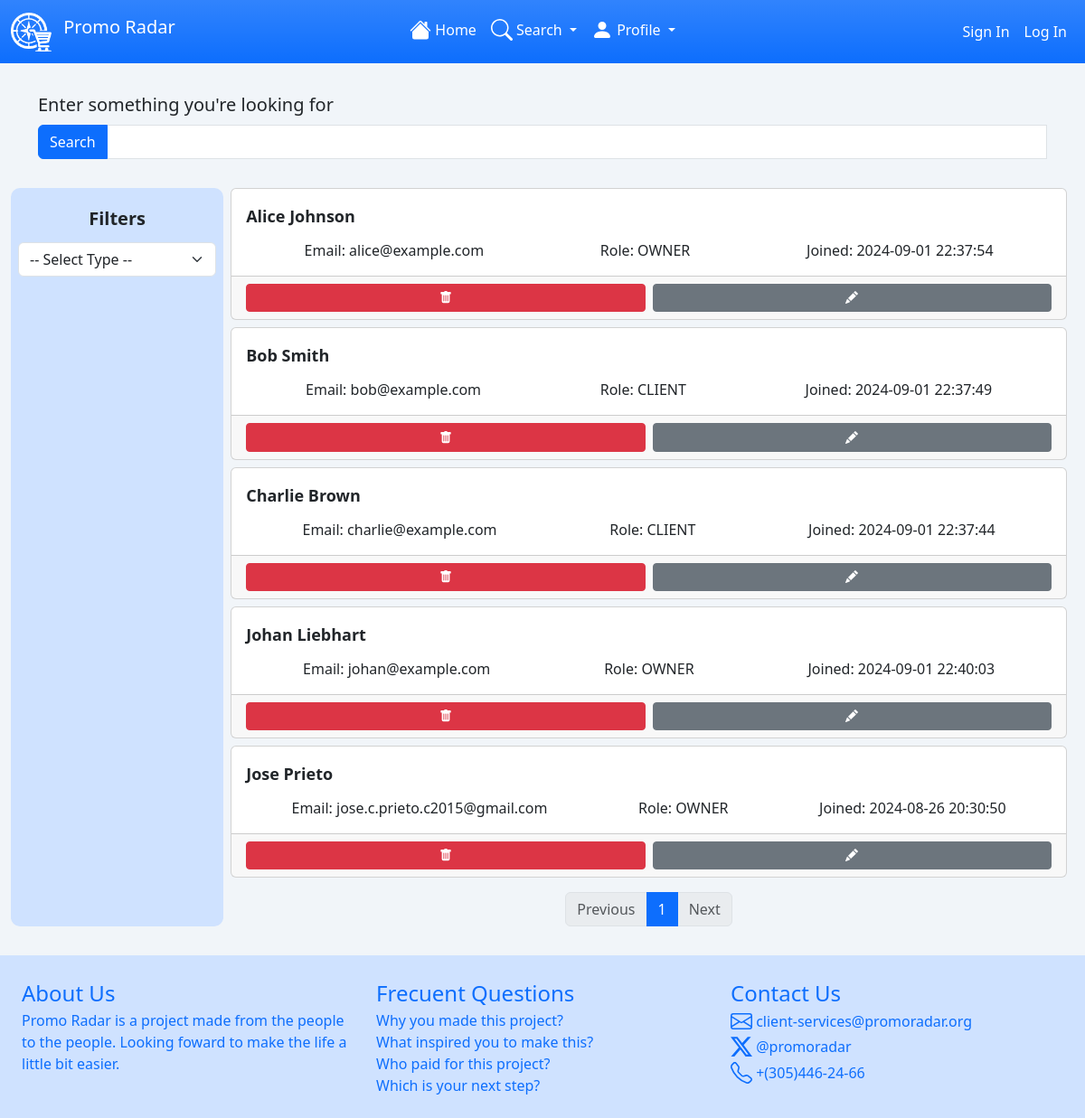
The page /users/all on the database as committed earlier.
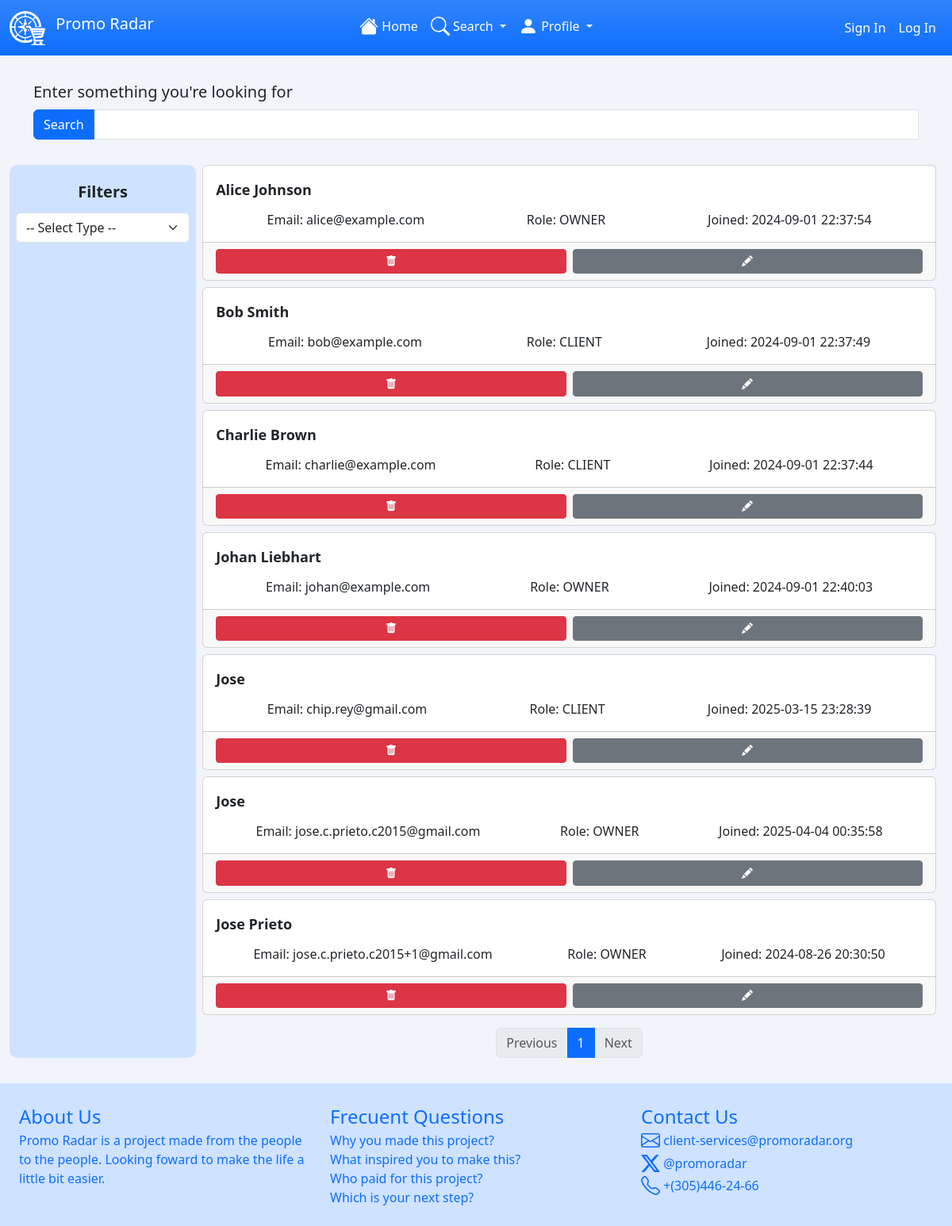
The same page on the database as committed later.
### tables this page shows
CREATE TABLE users (
    created_at TIMESTAMP DEFAULT CURRENT_TIMESTAMP,
     id INTEGER PRIMARY KEY AUTOINCREMENT,
    name TEXT NOT NULL,
    email TEXT UNIQUE,
    password TEXT,
    role TEXT DEFAULT 'CLIENT' CHECK (role IN ('ADMIN', 'OWNER', 'CLIENT')) 
);

### routes/users_route.py (the view)
@users_bp.route("/all", methods=["GET"])
def find_all():
    page = request.args.get("page", None)
    to_json = request.args.get("json", False)
    name = request.args.get("name", "")
    type = request.args.get("type", None)
    [start_pagination, end_pagination] = set_pagination(page)
    [response, count] = get_all(name, type, start_pagination, end_pagination)
    if to_json:
        return jsonify({"data": response, "count": count, "pages": count / 12})
    return render_template(
        "/admin/users_manager.html",
        users=response,
        count=count,
        pages=count / 12,
    )

### helpers.py (called while the page is built)
def set_pagination(page: str | None = None, perPage: int | None = 12):
    if page == None or page == 1 or page == "":
        start_pagination = 0
        end_pagination = perPage
    else:
        start_pagination = (int(page) - 1) * perPage
        end_pagination = start_pagination + perPage
    return [int(start_pagination), int(end_pagination)]

def dict_factory(cursor, row):
    d = {}
    for idx, col in enumerate(cursor.description):
        d[col[0]] = row[idx]
    return d

def like_string(string):
    return "%" + str(string) + "%"

def limit_or_pagination(limited, start_page, end_page):
    if (start_page != None and end_page != None) and not (
        isinstance(start_page, int) and isinstance(end_page, int)
    ):
        raise ValueError("start_page and end_page must be integers.")
    limited_clause = "LIMIT 5" if limited else ""
    pagination_clause = (
        f"LIMIT {int(end_page)} OFFSET {start_page}"
        if start_page is not None and end_page is not None and not limited
        else ""
    )
    return f"{limited_clause} {pagination_clause}"

### templates/admin/users_manager.html (shortened to what this page needs)
{% extends 'base.html' %}
{% block content %}
<form id="search__for" class="tw-flex tw-flex-col tw-w-full"
    onsubmit="event.preventDefault(); return getResults(this);">
    <div class="container tw-mb-4">
        <p class="tw-text-xl tw-mb-2">
            Enter something you're looking for </p>
        <div id="search__input" class="input-group mb-3">
            <button class="btn btn-primary" id="submit__search__button" type="submit">Search</button>
            <input type="text" name="name" value="{{keyword}}" class="form-control">
        </div>
    </div>
    <div class="tw-flex">
        <div id="search__sidebar"
            class="bg-primary-subtle text-color-baseblue p-2 tw-w-1/5 tw-rounded-[10px] tw-min-w-min">
            <p class="tw-text-center tw-text-xl tw-font-semibold tw-m-3">Filters</p>
            <select class="form-select flex-grow" aria-label=".form-select-lg example" name="filter"
                id="filter__options">
                <option value="" selected="selected" disabled>-- Select Type --</option>
            </select>
        </div>
        <div id="search__container" class="tw-w-4/5 px-2">
            <div class="tw-gap-2 tw-flex tw-flex-col" id="search__elements">
                {% for user in users %}
                <div class="card">
                    <div>
                        <div class="card-body tw-flex tw-flex-col tw-gap-1">
                            <p class="card-title tw-text-lg tw-font-semibold">{{user.name}}</p>
                            <div class="tw-flex tw-justify-around">
                                <span>Email: {{user.email}}</span>
                                <span>Role: {{user.role}}</span>
                                <span>Joined: {{user.created_at}}</span>
                            </div>
                        </div>
                    </div>
                    <div class="card-footer tw-flex tw-gap-2">
                        <button type="button" class="btn btn-danger btn-sm tw-w-1/2" onclick="goDelete(event.target)"
                            id="{{user.id}}"><img
                                src="{{ url_for('static', filename='bootstrap-icons/trash-fill.svg') }}" alt="Logo"
                                width="14" height="10" class="d-inline-block text-light mb-1" id="{{user.id}}"></button>
                        <button type="button" class="btn btn-secondary btn-sm tw-w-1/2" id="{{user.id}}"
                            onclick="goEdit(event.target)"><img
                                src="{{ url_for('static', filename='bootstrap-icons/pencil-fill.svg') }}" alt="Logo"
                                width="14" height="10" class="d-inline-block text-light mb-1" id="{{user.id}}"></button>
                    </div>
                </div>
                {% endfor %}
            </div>
            <div id="pagination" class="tw-mt-4"></div>
        </div>
    </div>
</form>
{% endblock %}

Rows that differ between the two databases and show on the page:
added users: name "Jose", email "chip.rey@gmail.com", role "CLIENT", created_at "2025-03-15 23:28:39"
added users: name "Jose", email "jose.c.prieto.c2015@gmail.com", role "OWNER", created_at "2025-04-04 00:35:58"
changed users "Jose Prieto": email "jose.c.prieto.c2015@gmail.com" → "jose.c.prieto.c2015+1@gmail.com"
